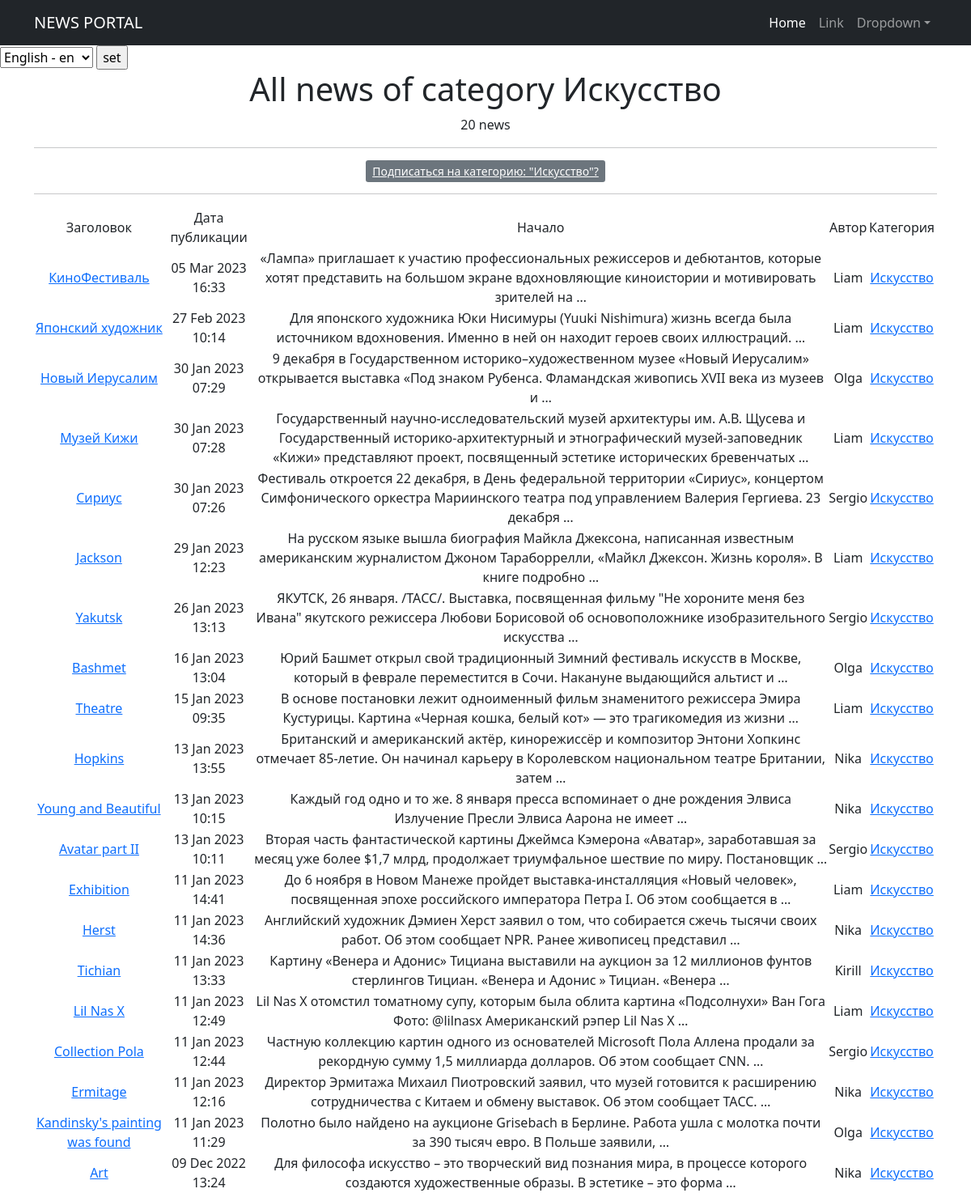
Page /news/categories/9 on the committed database.
### news/models.py (models this page shows, shortened)
class Category(models.Model):
    name = models.CharField(max_length=64, unique=True)
    subscribers = models.ManyToManyField(User, related_name='categories')
    def __str__(self):
        return self.name
    class Meta:
        verbose_name = 'Категория'
        verbose_name_plural = 'Категории'
        ordering = ['-name']

class Post(models.Model):
    author = models.ForeignKey(Author, on_delete=models.CASCADE)
    NEWS = 'NW'
    ARTICLE = 'AR'
    CATEGORY_CHOICES = (
        (NEWS, "Новость"),
        (ARTICLE, "Статья"),
    )
    categoryType = models.CharField(max_length=2, choices=CATEGORY_CHOICES, default=ARTICLE)
    dateCreation = models.DateTimeField(auto_now_add=True)
    postCategory = models.ManyToManyField(Category, through="PostCategory")
    title = models.CharField(max_length=128)
    text = models.TextField()
    rating = models.IntegerField(default=0)

class Author(models.Model):
    authorUser = models.OneToOneField(User, on_delete=models.CASCADE)
    ratingAuthor = models.IntegerField(default=0)

### news/views.py (the view)
# urls.py: path('categories/<int:pk>', CategoryListView.as_view(), name='category_list'),
class CategoryListView(ListView):
    model = Post
    template_name = 'flatpages/category_list.html'
    context_object_name = 'category_news_list'
    def get_queryset(self):
        self.postCategory = get_object_or_404(Category, id=self.kwargs['pk'])
        queryset = Post.objects.filter(postCategory=self.postCategory).order_by('-dateCreation')
        return queryset
    def get_context_data(self, **kwargs):
        context = super().get_context_data(**kwargs)
        context['is_not_subscriber'] = self.request.user not in self.postCategory.subscribers.all()
        context['postCategory'] = self.postCategory
        return context

### news/templatetags/post_filters.py (called while the page is built)
@register.filter()
def censor(value):
    bad_words = ('карнишон', 'тупой', 'склизкий')
    if not isinstance(value, str):
        raise TypeError(f"unresolved type '{type(value)}' expected type 'str'")
    for word in value.split():
        if word.lower() in bad_words:
            value = value.replace(word, f"{word[0]}{'*'*(len(word) -1)}")
    return value

### templates/flatpages/category_list.html (shortened to what this page needs)
{% extends 'flatpages/default.html' %}
{% load post_filters %}
{% load post_tags %}
{% block content %}
    <h1>All news of category {{ postCategory }}</h1>
    <tr><h7>{{ category_news_list|length }} news</h7></tr>
    {% if is_not_subscriber %}
    <hr>
        <p class="text-center"><a href="{% url 'subscribe' postCategory.id %}" class="btn-secondary btn-sm">Подписаться на категорию: "{{ postCategory }}"?</a></p>
    {% else %}
    <hr>
        <p class="text-center"><a href="{% url 'offsubscribe' postCategory.id %}" class="btn-secondary btn-sm">Отписаться от категории: "{{ postCategory }}"?</a></p>
    {% endif %}
    {% if category_news_list %}
    <hr>
        <table>
            <tr>
                <td>Заголовок</td>
                <td>Дата публикации</td>
                <td>Начало</td>
                <td>Автор</td>
                <td>Категория</td>
            </tr>
            {% for new in category_news_list %}
            <tr>
                <td><a href="{% url 'post_detail' new.id %}">{{ new.title|censor }}</a></td>
                <td>{{ new.dateCreation|date:'d M Y H:i' }}</td>
                <td>{{ new.text|truncatewords:20|censor }}</td>
                <td>{{ new.author.authorUser.username }}</td>
                <td>
                    {% for category in new.postCategory.all %}
                    <a href="{% url 'category_list' category.id %}">{{ category }}</a>
                    {% endfor %}
                </td>
                <td>
                </td>
            </tr>
            {% endfor %}
        </table>
    {% else %}
        <h2>Новостей нет</h2>
    {% endif %}
{% endblock content %}

### rows in the picture
Category: name "Искусство"
Post: title|censor "КиноФестиваль", dateCreation "05 Mar 2023 16:33", text|censor "«Лампа» приглашает к участию профессиональных режиссеров и дебютантов, которые хотят представить на большом экране вдохновляющие киноистории и мотивировать зрителей на …", author.authorUser.username "Liam"
Post: title|censor "Японский художник", dateCreation "27 Feb 2023 10:14", text|censor "Для японского художника Юки Нисимуры (Yuuki Nishimura) жизнь всегда была источником вдохновения. Именно в ней он находит героев своих иллюстраций. …", author.authorUser.username "Liam"
Post: title|censor "Новый Иерусалим", dateCreation "30 Jan 2023 07:29", text|censor "9 декабря в Государственном историко–художественном музее «Новый Иерусалим» открывается выставка «Под знаком Рубенса. Фламандская живопись XVII века из музеев и …", author.authorUser.username "Olga"
Post: title|censor "Музей Кижи", dateCreation "30 Jan 2023 07:28", text|censor "Государственный научно-исследовательский музей архитектуры им. А.В. Щусева и Государственный историко-архитектурный и этнографический музей-заповедник «Кижи» представляют проект, посвященный эстетике исторических бревенчатых …", author.authorUser.username "Liam"
Post: title|censor "Сириус", dateCreation "30 Jan 2023 07:26", text|censor "Фестиваль откроется 22 декабря, в День федеральной территории «Сириус», концертом Симфонического оркестра Мариинского театра под управлением Валерия Гергиева. 23 декабря …", author.authorUser.username "Sergio"
Post: title|censor "Jackson", dateCreation "29 Jan 2023 12:23", text|censor "На русском языке вышла биография Майкла Джексона, написанная известным американским журналистом Джоном Тараборрелли, «Майкл Джексон. Жизнь короля». В книге подробно …", author.authorUser.username "Liam"
Post: title|censor "Yakutsk", dateCreation "26 Jan 2023 13:13", text|censor "ЯКУТСК, 26 января. /ТАСС/. Выставка, посвященная фильму \"Не хороните меня без Ивана\" якутского режиссера Любови Борисовой об основоположнике изобразительного искусства …", author.authorUser.username "Sergio"
Post: title|censor "Bashmet", dateCreation "16 Jan 2023 13:04", text|censor "Юрий Башмет открыл свой традиционный Зимний фестиваль искусств в Москве, который в феврале переместится в Сочи. Накануне выдающийся альтист и …", author.authorUser.username "Olga"
Post: title|censor "Theatre", dateCreation "15 Jan 2023 09:35", text|censor "В основе постановки лежит одноименный фильм знаменитого режиссера Эмира Кустурицы. Картина «Черная кошка, белый кот» — это трагикомедия из жизни …", author.authorUser.username "Liam"
Post: title|censor "Hopkins", dateCreation "13 Jan 2023 13:55", text|censor "Британский и американский актёр, кинорежиссёр и композитор Энтони Хопкинс отмечает 85-летие. Он начинал карьеру в Королевском национальном театре Британии, затем …", author.authorUser.username "Nika"
Post: title|censor "Young and Beautiful", dateCreation "13 Jan 2023 10:15", text|censor "Каждый год одно и то же. 8 января пресса вспоминает о дне рождения Элвиса Излучение Пресли Элвиса Аарона не имеет …", author.authorUser.username "Nika"
Post: title|censor "Avatar part II", dateCreation "13 Jan 2023 10:11", text|censor "Вторая часть фантастической картины Джеймса Кэмерона «Аватар», заработавшая за месяц уже более $1,7 млрд, продолжает триумфальное шествие по миру. Постановщик …", author.authorUser.username "Sergio"
Post: title|censor "Exhibition", dateCreation "11 Jan 2023 14:41", text|censor "До 6 ноября в Новом Манеже пройдет выставка-инсталляция «Новый человек», посвященная эпохе российского императора Петра I. Об этом сообщается в …", author.authorUser.username "Liam"
Post: title|censor "Herst", dateCreation "11 Jan 2023 14:36", text|censor "Английский художник Дэмиен Херст заявил о том, что собирается сжечь тысячи своих работ. Об этом сообщает NPR. Ранее живописец представил …", author.authorUser.username "Nika"
Post: title|censor "Tichian", dateCreation "11 Jan 2023 13:33", text|censor "Картину «Венера и Адонис» Тициана выставили на аукцион за 12 миллионов фунтов стерлингов Тициан. «Венера и Адонис » Тициан. «Венера …", author.authorUser.username "Kirill"
Post: title|censor "Lil Nas X", dateCreation "11 Jan 2023 12:49", text|censor "Lil Nas X отомстил томатному супу, которым была облита картина «Подсолнухи» Ван Гога Фото: @lilnasx Американский рэпер Lil Nas X …", author.authorUser.username "Liam"
Post: title|censor "Collection Pola", dateCreation "11 Jan 2023 12:44", text|censor "Частную коллекцию картин одного из основателей Microsoft Пола Аллена продали за рекордную сумму 1,5 миллиарда долларов. Об этом сообщает CNN. …", author.authorUser.username "Sergio"
Post: title|censor "Ermitage", dateCreation "11 Jan 2023 12:16", text|censor "Директор Эрмитажа Михаил Пиотровский заявил, что музей готовится к расширению сотрудничества с Китаем и обмену выставок. Об этом сообщает ТАСС. …", author.authorUser.username "Nika"
Post: title|censor "Kandinsky's painting was found", dateCreation "11 Jan 2023 11:29", text|censor "Полотно было найдено на аукционе Grisebach в Берлине. Работа ушла с молотка почти за 390 тысяч евро. В Польше заявили, …", author.authorUser.username "Olga"
Post: title|censor "Art", dateCreation "09 Dec 2022 13:24", text|censor "Для философа искусство – это творческий вид познания мира, в процессе которого создаются художественные образы. В эстетике – это форма …", author.authorUser.username "Nika"

### other values in the picture
{{ category_news_list|length }} "20"
form field language "English - en"
